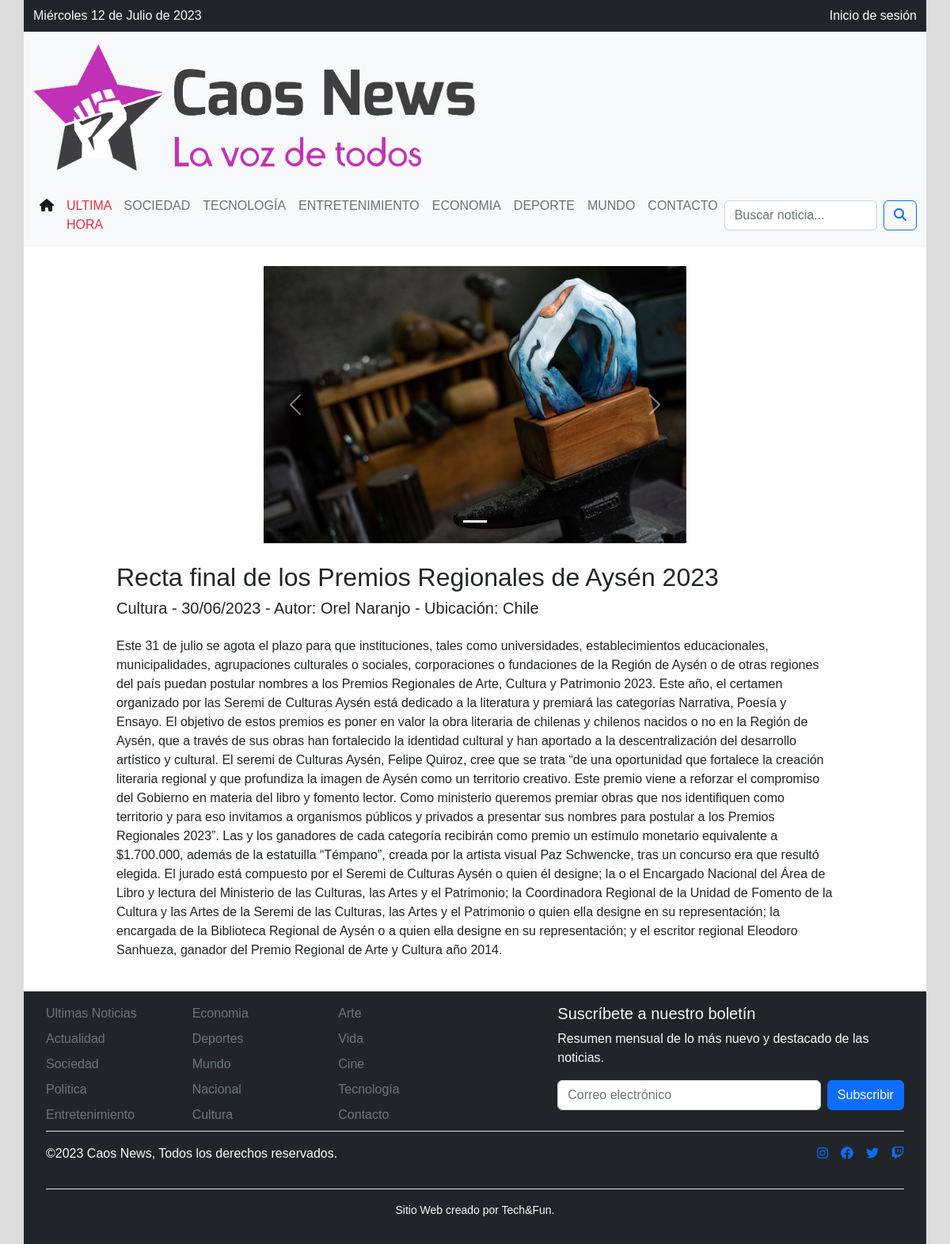
/noticia/25/, run on the app's committed database.
### CaosNewsApp/models.py (models this page shows, shortened)
class ImagenNoticia(models.Model):
    id_imagen = models.AutoField(db_column='id_imagen', primary_key=True)
    noticia = models.ForeignKey(Noticia, on_delete=models.CASCADE, related_name='imagenes')
    imagen = models.ImageField(upload_to=get_image_upload_path, null=True, blank=True)

class Noticia(models.Model):
    id_noticia = models.AutoField(db_column='id_noticia', primary_key=True)
    titulo_noticia = models.CharField(max_length=100, blank=False, null=False)
    cuerpo_noticia = models.TextField(blank=False, null=False, default='')
    id_categoria = models.ForeignKey('Categoria', on_delete=models.PROTECT, db_column='id_categoria')
    id_pais = models.ForeignKey('Pais', on_delete=models.PROTECT, db_column='id_pais', null=True)
    activo = models.BooleanField(("Activo"), default=True)
    destacada = models.BooleanField(("Destacada"), default=False)
    fecha_creacion = models.DateTimeField(auto_now_add=True)
    fecha_modificacion = models.DateTimeField(auto_now=True)
    id_usuario = models.ForeignKey(settings.AUTH_USER_MODEL, on_delete=models.CASCADE, db_column='id_usuario')
    eliminado = models.BooleanField(("Borrado"), default=False)

class Categoria(models.Model):
    id_categoria = models.AutoField(db_column='id_categoria', primary_key=True)
    nombre_categoria = models.CharField(max_length=20, blank=False, null=False)

class Pais(models.Model):
    id_pais = models.AutoField(db_column='id_pais', primary_key=True)
    pais = models.CharField(max_length=20, blank=True, null=False)

### CaosNewsApp/views.py (the view)
# urls.py: path('noticia/<int:noticia_id>/', views.mostrar_noticia, name='noticia_detalle'),
def mostrar_noticia(request, noticia_id):
    noticia = get_object_or_404(Noticia, id_noticia=noticia_id)
    imagenes = noticia.imagenes.all()
    context = {
        'noticia': noticia,
        'imagenes': imagenes,
    }
    return render(request, 'detalle_noticia.html', context)

### CaosNewsApp/templates/detalle_noticia.html (shortened to what this page needs)
{% extends './index.html' %}
{% load static %}
{% block body %}
<div class="row">
  <div class="col-md-6 mx-auto">
    <div id="carouselExampleIndicators" class="carousel slide" data-bs-ride="true">
      <div class="carousel-indicators">
        {% for imagen in imagenes %}
        <button type="button" data-bs-target="#carouselExampleIndicators" data-bs-slide-to="{{ forloop.counter0 }}" {% if forloop.first %}class="active" aria-current="true"{% endif %} aria-label="Slide {{ forloop.counter }}"></button>
        {% endfor %}
      </div>
      <div class="carousel-inner">
        {% for imagen in imagenes %}
        <div class="carousel-item {% if forloop.first %}active{% endif %}">
          <img src="{{ imagen.imagen.url }}" class="d-block w-100" alt="Imagen {{ forloop.counter }}">
        </div>
        {% endfor %}
      </div>
      <button class="carousel-control-prev" type="button" data-bs-target="#carouselExampleIndicators" data-bs-slide="prev">
        <span class="carousel-control-prev-icon" aria-hidden="true"></span>
      </button>
      <button class="carousel-control-next" type="button" data-bs-target="#carouselExampleIndicators" data-bs-slide="next">
        <span class="carousel-control-next-icon" aria-hidden="true"></span>
      </button>
    </div>
  </div>
</div>
<div class="row mt-4">
  <div class="col-md-1"></div>
  <div class="col-md-10">
    <h2>{{ noticia.titulo_noticia }}</h2>
  </div>
  <div class="col-md-1"></div>
</div>
<div class="row">
  <div class="col-md-1"></div>
  <div class="col-md-10">
    <h5>{{ noticia.id_categoria.nombre_categoria }} - {{ noticia.fecha_creacion|date:"d/m/Y" }} - Autor: {{ noticia.id_usuario.first_name }} {{ noticia.id_usuario.last_name }}{% if noticia.id_pais %} - Ubicación: {{ noticia.id_pais.pais }}{% endif %}</h5>
  </div>
  <div class="col-md-1"></div>
</div>
<div class="row row-cols-1 row-cols-md-2 g-4 pt-3">
  <div class="col-md-1"></div>
  <div class="col-md-10 h-100">
    <p class="w-100">{{ noticia.cuerpo_noticia }}</p>
  </div>
  <div class="col-md-1"></div>
</div>
{% endblock %}

### data on the page
ImagenNoticia: imagen (picture)
Noticia: titulo_noticia "Recta final de los Premios Regionales de Aysén 2023", id_categoria.nombre_categoria "Cultura", fecha_creacion "30/06/2023", id_usuario.first_name "Orel", id_usuario.last_name "Naranjo", id_pais.pais "Chile", cuerpo_noticia "Este 31 de julio se agota el plazo para que instituciones, tales como universidades, establecimientos educacionales, municipalidades, agrupaciones culturales o sociales, corporaciones o fundaciones de la Región de Aysén o de otras regiones del país puedan postular nombres a los Premios Regionales de Arte, Cultura y Patrimonio 2023. Este año, el certamen organizado por las Seremi de Culturas Aysén está dedicado a la literatura y premiará las categorías Narrativa, Poesía y Ensayo. El objetivo de estos premios es poner en valor la obra literaria de chilenas y chilenos nacidos o no en la Región de Aysén, que a través de sus obras han fortalecido la identidad cultural y han aportado a la…"
